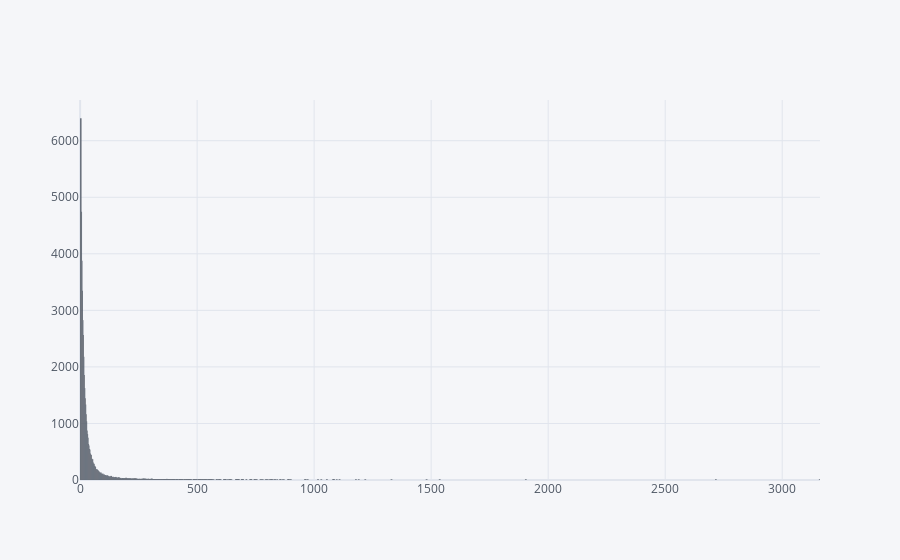

Notebook source saved alongside this figure:
### Markdown cell above
### Vectorización

### Code cell
df["body"].str.split().str.len().iplot(kind="hist")

### Figure 1 — Plotly figure (JSON) as saved in the notebook; plotly's stock layout.template omitted (floating-point values rounded to 4 significant figures; data arrays with more than 128 entries replaced by an {"elided": "..."} marker saying what was removed)
{"data": [{"histfunc": "count", "histnorm": "", "marker": {"color": "rgba(255, 153, 51, 1.0)", "line": {"color": "#4D5663", "width": 1.3}}, "name": "body", "opacity": 0.8, "orientation": "v", "type": "histogram", "x": {"elided": "50989 int values"}}], "layout": {"barmode": "overlay", "legend": {"bgcolor": "#F5F6F9", "font": {"color": "#4D5663"}}, "paper_bgcolor": "#F5F6F9", "plot_bgcolor": "#F5F6F9", "title": {"font": {"color": "#4D5663"}}, "xaxis": {"gridcolor": "#E1E5ED", "showgrid": true, "tickfont": {"color": "#4D5663"}, "title": {"font": {"color": "#4D5663"}, "text": ""}, "zerolinecolor": "#E1E5ED"}, "yaxis": {"gridcolor": "#E1E5ED", "showgrid": true, "tickfont": {"color": "#4D5663"}, "title": {"font": {"color": "#4D5663"}, "text": ""}, "zerolinecolor": "#E1E5ED"}}}
